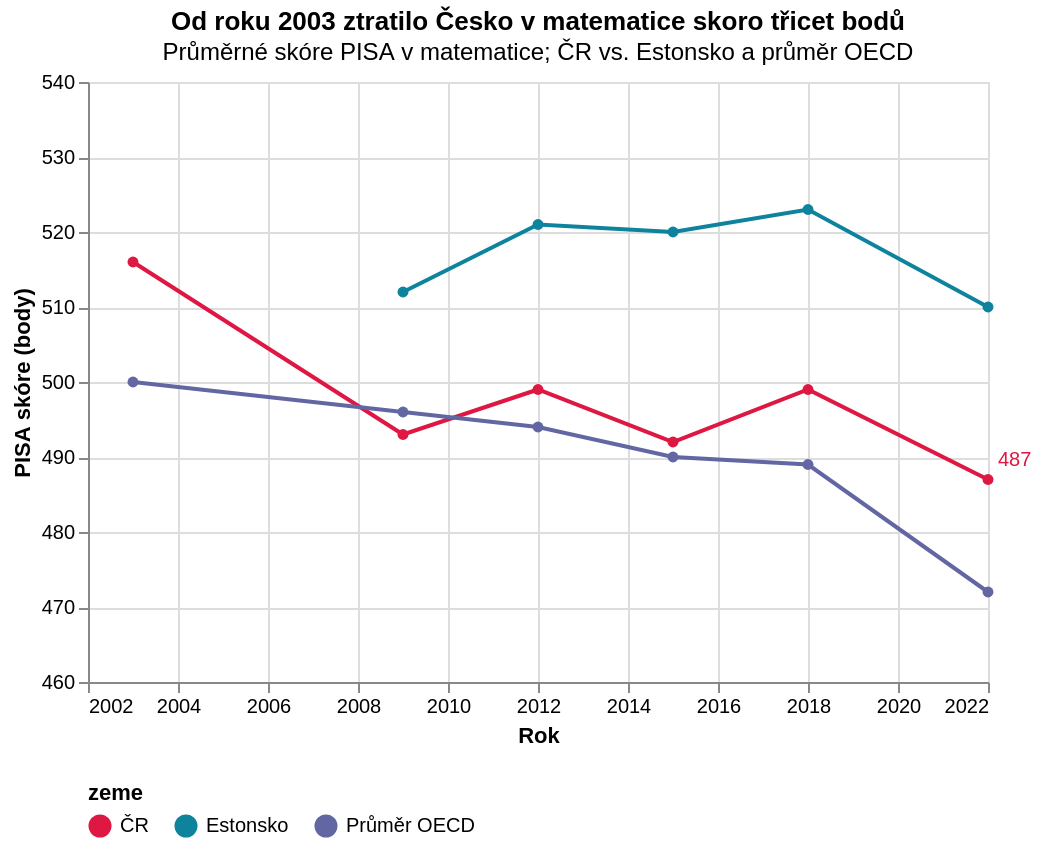

Vega-Lite specification for this chart:
### Vega-Lite specification from a JSON file in a GitHub repository (floating-point values rounded to 4 significant figures)
{"$schema": "https://vega.github.io/schema/vega-lite/v5.json", "title": {"text": "Od roku 2003 ztratilo Česko v matematice skoro třicet bodů", "subtitle": "Průměrné skóre PISA v matematice; ČR vs. Estonsko a průměr OECD"}, "width": 450, "height": 300, "data": {"values": [{"rok": 2003, "zeme": "ČR", "body": 516}, {"rok": 2009, "zeme": "ČR", "body": 493}, {"rok": 2012, "zeme": "ČR", "body": 499}, {"rok": 2015, "zeme": "ČR", "body": 492}, {"rok": 2018, "zeme": "ČR", "body": 499}, {"rok": 2022, "zeme": "ČR", "body": 487}, {"rok": 2009, "zeme": "Estonsko", "body": 512}, {"rok": 2012, "zeme": "Estonsko", "body": 521}, {"rok": 2015, "zeme": "Estonsko", "body": 520}, {"rok": 2018, "zeme": "Estonsko", "body": 523}, {"rok": 2022, "zeme": "Estonsko", "body": 510}, {"rok": 2003, "zeme": "Průměr OECD", "body": 500}, {"rok": 2009, "zeme": "Průměr OECD", "body": 496}, {"rok": 2012, "zeme": "Průměr OECD", "body": 494}, {"rok": 2015, "zeme": "Průměr OECD", "body": 490}, {"rok": 2018, "zeme": "Průměr OECD", "body": 489}, {"rok": 2022, "zeme": "Průměr OECD", "body": 472}]}, "encoding": {"x": {"field": "rok", "type": "quantitative", "title": "Rok", "axis": {"format": "d"}}, "y": {"field": "body", "type": "quantitative", "title": "PISA skóre (body)", "scale": {"domain": [460, 540]}, "axis": {}}, "color": {"field": "zeme", "type": "nominal", "scale": {"domain": ["ČR", "Estonsko", "Průměr OECD"], "range": ["#de1743", "#0e839e", "#6267a3"]}, "legend": {"orient": "bottom"}}}, "layer": [{"mark": {"type": "line", "point": true}}, {"transform": [{"filter": "datum.rok == 2022 && datum.zeme == 'ČR'"}], "mark": {"type": "text", "align": "left", "dx": 5, "dy": -10, "fontSize": 10}, "encoding": {"text": {"field": "body", "type": "quantitative"}}}], "_source": "OECD PISA 2022 Summary Report", "usermeta": {"description": "Zobrazení křížení křivek. Estonsko stoupající/vysoké, ČR klesající trend, OECD pokles."}}
